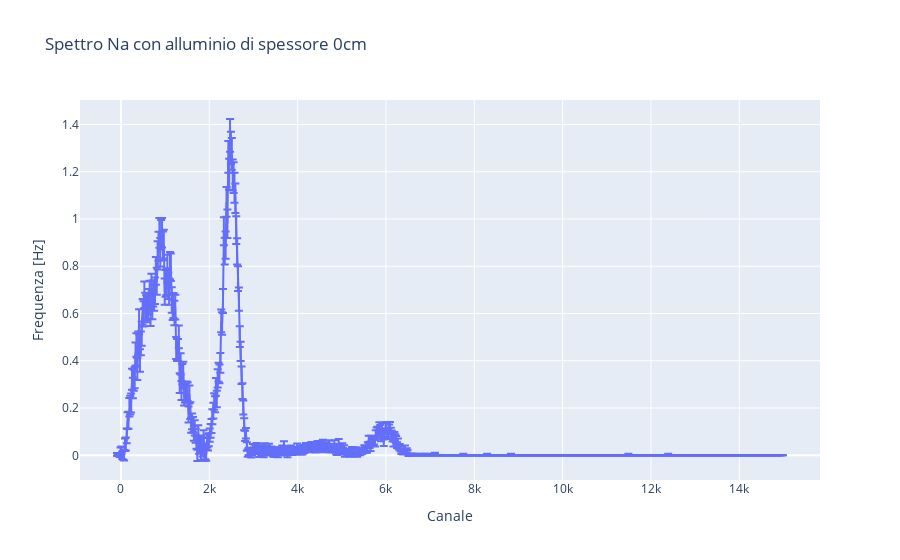

The cell this chart's notebook holds for it:
### Code cell
'''

    ALLUMINIO 0cm

'''

segnale_0cm = pd.read_csv(r'C:\Users\Black\Desktop\Esperimentazioni di Nucleare e Subnucleare\SiPM\Spettrometria Gamma\BGO\Alluminio\Data\0cm.csv', sep=' \t', engine='python')
channel_0 = np.array(segnale_0cm['Channel'])
counts_0 = np.array(segnale_0cm['Counts'])

# calculating frequency and removing background noise
N = 16
frequency_0 = frequency_converter(counts_0, time_signal=300)
background_0 = SNIP_algorithm(frequency_0[0], iterations=N)
frequency_0 = (frequency_0[0] - background_0, frequency_0[1])

fig = px.line(x=channel_0, y=frequency_0[0], error_y=frequency_0[1], title='Spettro Na con alluminio di spessore 0cm', labels={'x':'Canale', 'y':'Frequenza [Hz]'})
fig.show()

ls = LeastSquares(channel_0, frequency_0[0], frequency_0[1], func2)
m = Minuit(ls, A1=2000, mu1=2500, sigma1=150, A2=500, mu2=2200, sigma2=200)
ls.mask = (channel_0 > 1850) & (channel_0 < 2850)
m.migrad()
m.hesse()
display(m)

freq_integral = []
channel_integral = []
integral_extremes = [1900, 2900]
for i in range(len(channel_0)):
    if channel_0[i] > integral_extremes[0] and channel_0[i] < integral_extremes[1]:
        freq_integral.append(frequency_0[0][i])
        channel_integral.append(channel_0[i])

area_tot = m.values['A1'] + m.values['A2']
err_area_tot = np.sqrt(m.errors['A1']**2 + m.errors['A2']**2)

print(f'Area picco con integrale trapezoidale: {np.trapz(freq_integral, channel_integral):.2f}')
print(f'Area picco con integrale fit: {area_tot:.2f} ± {err_area_tot:.2f}')

intensità_511KeV.append(area_tot)
intensità_trapz_511KeV.append(np.trapz(freq_integral, channel_integral))
err_intensità_511KeV.append(err_area_tot)


# calcolo errore sistematico DOWN
frequency_0 = frequency_converter(counts_0, time_signal=300)
background_0 = SNIP_algorithm(frequency_0[0], iterations=N+1)
frequency_0 = (frequency_0[0] - background_0, frequency_0[1])

ls = LeastSquares(channel_0, frequency_0[0], frequency_0[1], func2)
m = Minuit(ls, A1=500, mu1=2500, sigma1=400, A2=60, mu2=2200, sigma2=100)
ls.mask = (channel_0 > 1850) & (channel_0 < 2850)
m.migrad()
m.hesse()
display(m)

area_down = m.values['A1'] + m.values['A2']
print(f'Area picco con integrale fit: {area_down:.2f}')

# calcolo errore sistematico UP
frequency_0 = frequency_converter(counts_0, time_signal=300)
background_0 = SNIP_algorithm(frequency_0[0], iterations=N-1)
frequency_0 = (frequency_0[0] - background_0, frequency_0[1])

ls = LeastSquares(channel_0, frequency_0[0], frequency_0[1], func2)
m = Minuit(ls, A1=470, mu1=2500, sigma1=400, A2=50, mu2=2200, sigma2=100)
ls.mask = (channel_0 > 1850) & (channel_0 < 2850)
m.migrad()
m.hesse()
display(m)

area_up = m.values['A1'] + m.values['A2']
print(f'Area picco con integrale fit: {area_up:.2f}')

err_sistematico = abs(area_up - area_down)/2
err_sistematico_511KeV.append(err_sistematico)
print(f'Errore statistico: {err_area_tot:.2f}')
print(f'Errore sistematico: {err_sistematico:.2f}')

### Figure 1 — Plotly figure (JSON) as saved in the notebook; plotly's stock layout.template omitted (floating-point values rounded to 4 significant figures; data arrays with more than 128 entries replaced by an {"elided": "..."} marker saying what was removed)
{"data": [{"error_y": {"array": {"elided": "755 float values"}}, "hovertemplate": "Canale=%{x}<br>Frequenza [Hz]=%{y}<extra></extra>", "legendgroup": "", "line": {"color": "#636efa", "dash": "solid"}, "marker": {"symbol": "circle"}, "mode": "lines", "name": "", "orientation": "v", "showlegend": false, "type": "scatter", "x": {"elided": "755 int values"}, "xaxis": "x", "y": {"elided": "755 float values"}, "yaxis": "y"}], "layout": {"legend": {"tracegroupgap": 0}, "title": {"text": "Spettro Na con alluminio di spessore 0cm"}, "xaxis": {"anchor": "y", "domain": [0, 1], "title": {"text": "Canale"}}, "yaxis": {"anchor": "x", "domain": [0, 1], "title": {"text": "Frequenza [Hz]"}}}}
